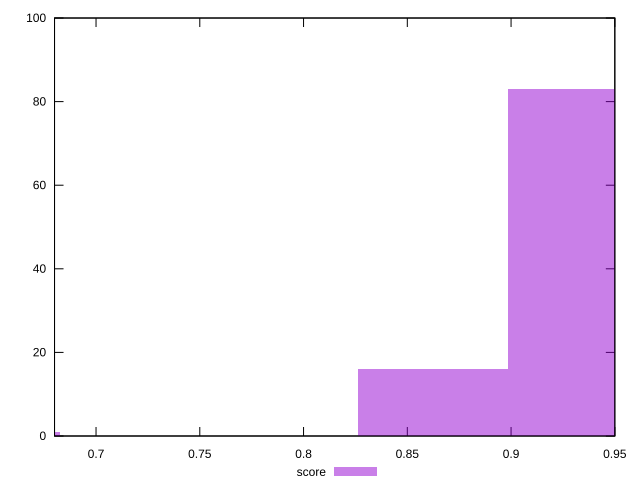

Reproduce this figure in gnuplot.
reset

$score <<EOF
0.6467940809481759 1
0.9342581169251429 83
0.8623921079309012 16
EOF

set key outside below
set boxwidth 0.07186600899424177
set xrange [0.68:0.95]
set yrange [0:100]
set trange [0:100]
set style fill transparent solid 0.5 noborder
set terminal svg size 640, 490 enhanced background rgb 'white'
set output "reports/report_00030_2021-02-24T20-42-31.540Z/total-blocking-time/samples/music/score/histogram.svg"

plot $score title "score" with boxes

reset
